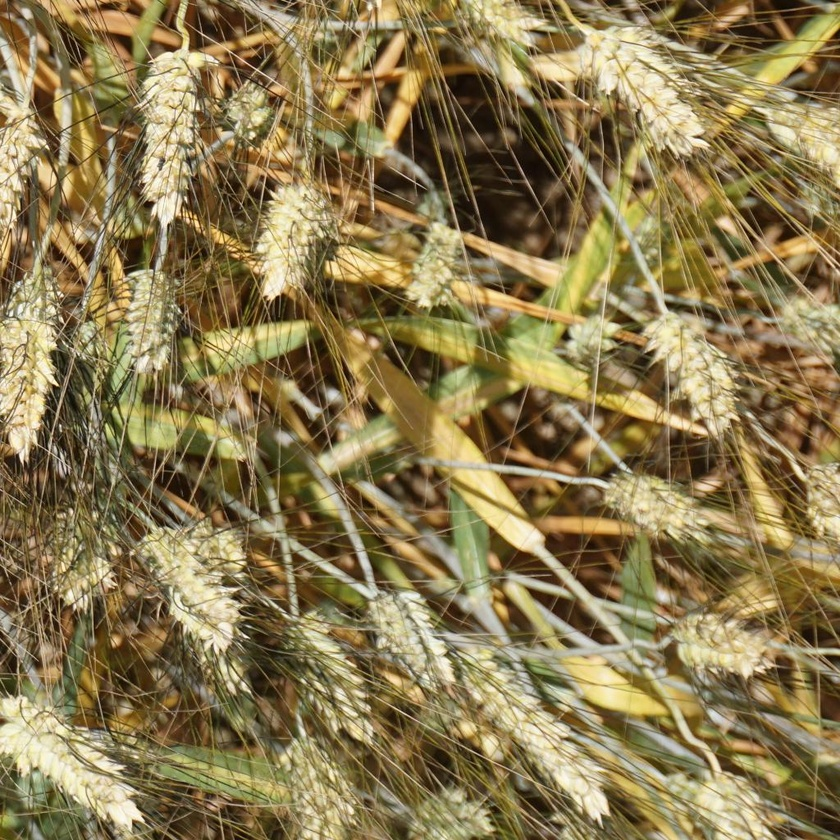
#> input picture WheatRecogBE/utils/yolomodule/00008.jpg, 840 x 840 px, shrunk from 1024 x 1024 before the run
$ python -i mature.py   (imports and definitions only)
#> lines starting #> are read from the running program, lines starting #| are printed output that depends on the picture; after the words box and inside, x2 and y2 are one past the last pixel; in counts of white or black regions, pixels touching at a corner belong together
import os

import cv2
import numpy as np
from skimage.feature import local_binary_pattern
import matplotlib.pyplot as plt
from matplotlib.font_manager import FontProperties

def load_image(image_path):
#> called with image_path = 'yolomodule/00008.jpg'
    image = cv2.imread(image_path)
#> image is the input picture: shape (840, 840, 3); mean B, G, R 80.5, 122.4, 139.3
    image = cv2.cvtColor(image, cv2.COLOR_BGR2RGB)
    return image

def color_analysis(image):
    # Define color ranges for green, yellow, and brown
    green_lower = np.array([30, 100, 30])
    green_upper = np.array([85, 255, 85])
    yellow_lower = np.array([20, 100, 100])
    yellow_upper = np.array([30, 255, 255])
    brown_lower = np.array([10, 60, 20])
    brown_upper = np.array([20, 255, 200])

    hsv_image = cv2.cvtColor(image, cv2.COLOR_RGB2HSV)
#> hsv_image: shape (840, 840, 3); mean H, S, V 21.6, 122.9, 139.6

    green_mask = cv2.inRange(hsv_image, green_lower, green_upper)
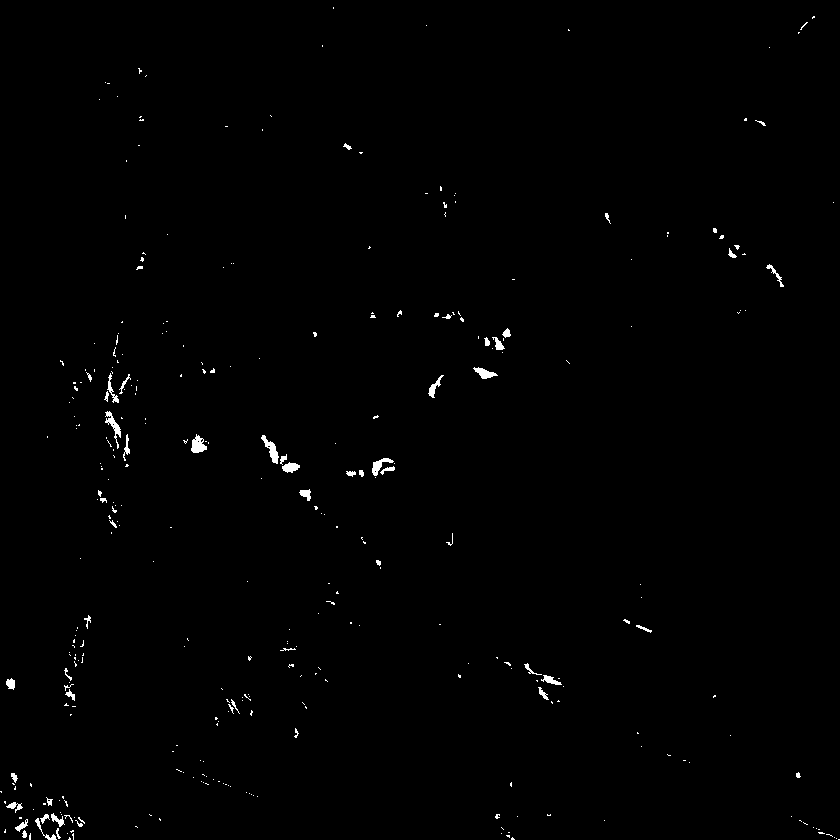
#> green_mask: shape (840, 840); 0.62% white; 338 white regions (285 under 20 px), largest, box (x1, y1, x2, y2) and area: (261, 435, 279, 464) 196, (191, 434, 207, 453) 187, (105, 411, 121, 449) 182
    yellow_mask = cv2.inRange(hsv_image, yellow_lower, yellow_upper)
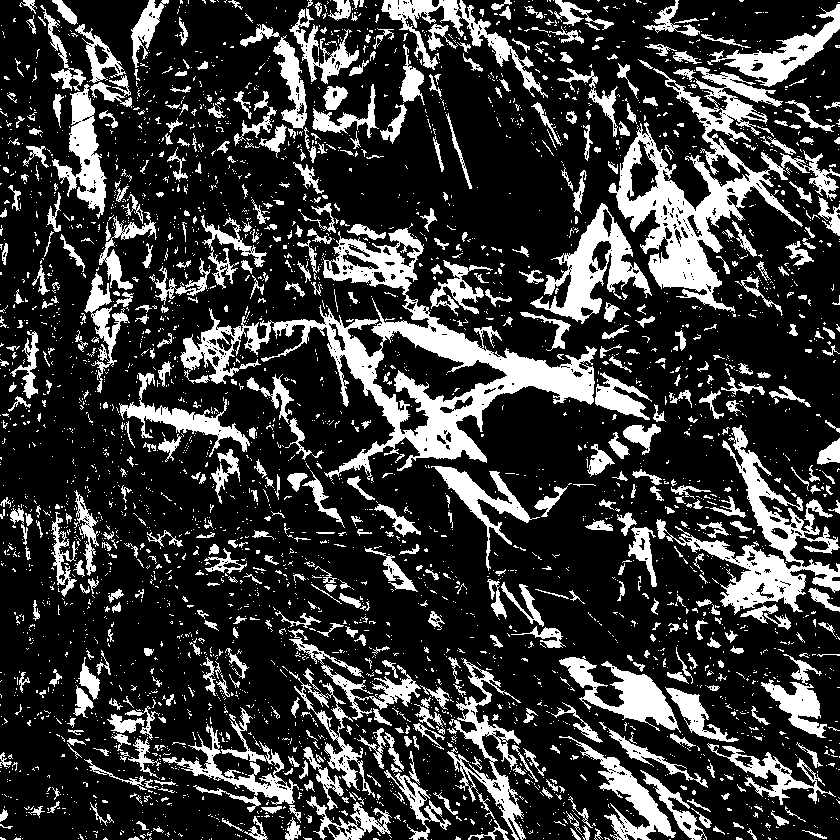
#> yellow_mask: shape (840, 840); 22.6% white; 3696 white regions (3082 under 20 px), largest, box (x1, y1, x2, y2) and area: (180, 228, 597, 481) 20075, (608, 67, 840, 313) 14072, (656, 425, 840, 615) 7938
    brown_mask = cv2.inRange(hsv_image, brown_lower, brown_upper)
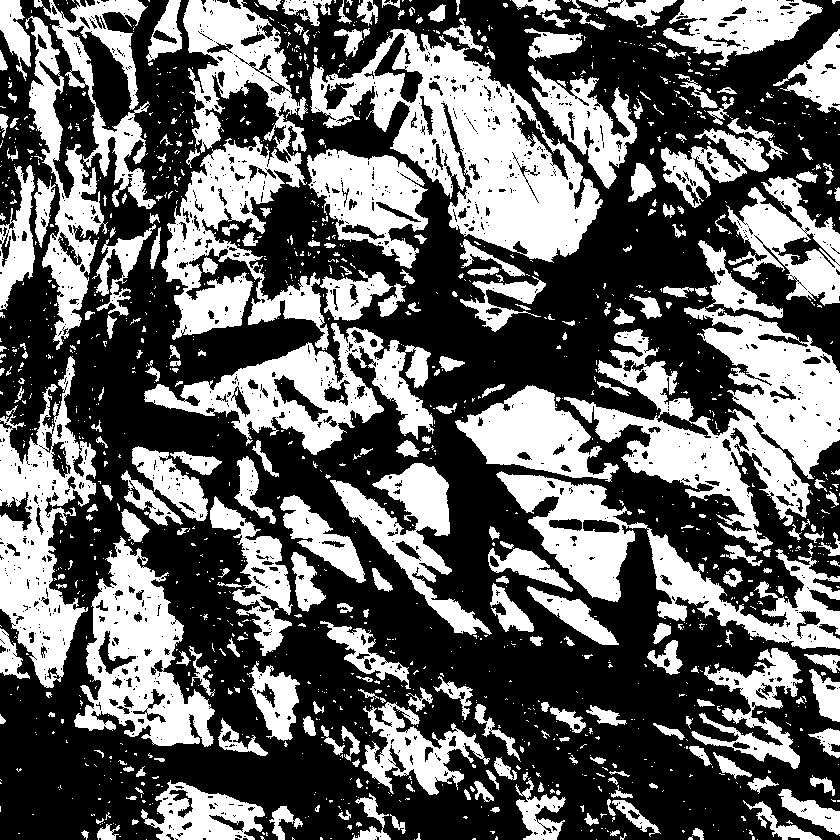
#> brown_mask: shape (840, 840); 39.5% white; 1456 white regions (1161 under 20 px), largest, box (x1, y1, x2, y2) and area: (310, 29, 603, 263) 26591, (564, 307, 840, 552) 25739, (161, 0, 329, 350) 22558

    green_percentage = np.sum(green_mask) / green_mask.size
#> green_percentage = 1.59
    yellow_percentage = np.sum(yellow_mask) / yellow_mask.size
#> yellow_percentage = 57.52
    brown_percentage = np.sum(brown_mask) / brown_mask.size
#> brown_percentage = 100.6

    return green_percentage, yellow_percentage, brown_percentage

def classify_maturity(file_path):
    image = load_image(file_path)
    green_percentage, yellow_percentage, brown_percentage = color_analysis(image)
#> green_percentage = 1.59; yellow_percentage = 57.52; brown_percentage = 100.6
    # Adjust classification criteria based on more features
    # Normalize percentages
    total_percentage = green_percentage + yellow_percentage + brown_percentage
#> total_percentage = 159.7
    green_percentage /= total_percentage
#> green_percentage = 0.00993
    yellow_percentage /= total_percentage
#> yellow_percentage = 0.36
    brown_percentage /= total_percentage
#> brown_percentage = 0.63

    if green_percentage > 0.3:
        return 0 # "乳熟期"
    elif yellow_percentage > 0.1 and brown_percentage < 0.05:
        return 1 # "蜡熟期"
    elif brown_percentage > 0.05:
        return 2 # "完熟期"
    else:
        return 3 # "中间阶段"

>>> result = classify_maturity('yolomodule/00008.jpg')

$ run again, on WheatRecogBE/utils/yolomodule/00047.jpg
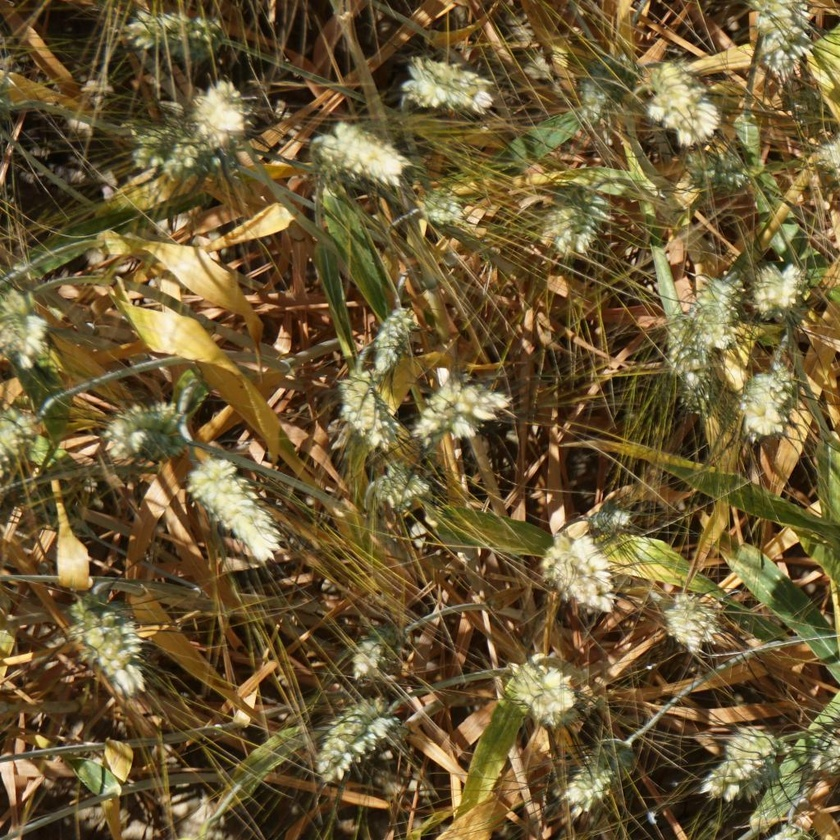
#> input picture WheatRecogBE/utils/yolomodule/00047.jpg, 840 x 840 px, shrunk from 1024 x 1024 before the run
#> in load_image, image is the input picture: shape (840, 840, 3); mean B, G, R 53.6, 91.4, 109.9
#> hsv_image: shape (840, 840, 3); mean H, S, V 20.5, 146.8, 110.2
#> in color_analysis, `green_mask = cv2.inRange(hsv_image, green_lower, green_upper)`:
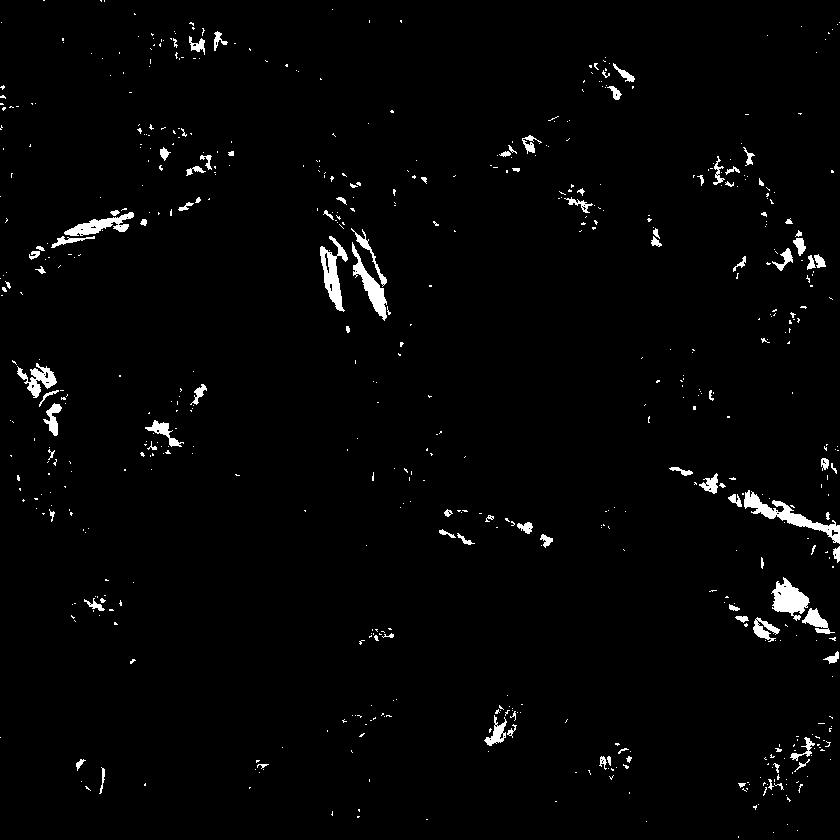
#> green_mask: shape (840, 840); 2% white; 629 white regions (529 under 20 px), largest, box (x1, y1, x2, y2) and area: (744, 490, 840, 544) 1167, (771, 577, 810, 621) 892, (320, 236, 348, 312) 875
#> yellow_mask: shape (840, 840); 15.1% white; 3156 white regions (2628 under 20 px), largest, box (x1, y1, x2, y2) and area: (399, 115, 616, 267) 7300, (613, 305, 783, 568) 6522, (609, 106, 712, 263) 3782
#> in color_analysis, `brown_mask = cv2.inRange(hsv_image, brown_lower, brown_upper)`:
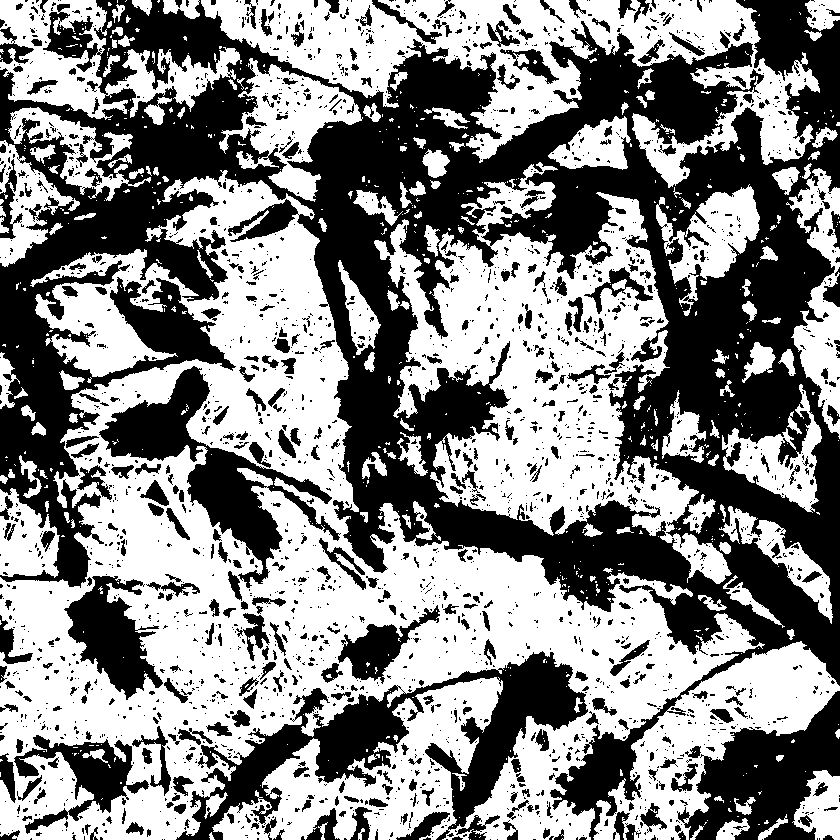
#> brown_mask: shape (840, 840); 53.1% white; 2473 black regions (2003 under 20 px), largest, box (x1, y1, x2, y2) and area: (0, 0, 840, 840) 226141, (176, 651, 588, 840) 21132, (99, 366, 341, 588) 12637
#> in color_analysis, `green_percentage = np.sum(green_mask) / green_mask.size`: green_percentage = 5.08
#> in color_analysis, `yellow_percentage = np.sum(yellow_mask) / yellow_mask.size`: yellow_percentage = 38.41
#> in color_analysis, `brown_percentage = np.sum(brown_mask) / brown_mask.size`: brown_percentage = 135.3
#> in classify_maturity, `green_percentage, yellow_percentage, brown_percentage = color_analysis..`: green_percentage = 5.08; yellow_percentage = 38.41; brown_percentage = 135.3
#> total_percentage = 178.8
#> in classify_maturity, `green_percentage /= total_percentage`: green_percentage = 0.0284
#> in classify_maturity, `yellow_percentage /= total_percentage`: yellow_percentage = 0.215
#> in classify_maturity, `brown_percentage /= total_percentage`: brown_percentage = 0.757
